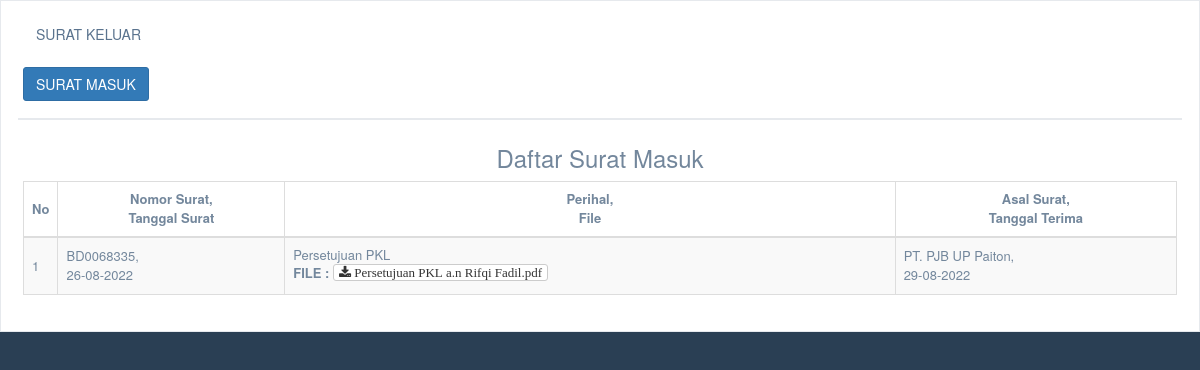
Page /depan2.php on the committed database.
### tables this page shows
CREATE TABLE `surat_masuk` (
  `id_masuk` int(10) NOT NULL,
  `no_surat` varchar(50) NOT NULL,
  `jenis_surat` varchar(30) NOT NULL,
  `tanggal_surat` date NOT NULL,
  `tanggal_terima` date NOT NULL,
  `asal_surat` varchar(50) NOT NULL,
  `isi_ringkas` varchar(100) NOT NULL,
  `file` varchar(50) NOT NULL
);

### function_tanggal.php (called while the page is built, shortened)
<?php
	function IndonesiaTgl($tanggal)
	{
		$tgl 	= substr($tanggal, 8,2);
		$bln	= substr($tanggal, 5,2);
		$thn	= substr($tanggal, 0,4);
		$tanggal="$tgl-$bln-$thn";
		return $tanggal;
	}
?>

### depan2.php (the view, shortened to what this page needs)
<?php
require 'koneksi.php';
require 'function_tanggal.php';
?>
<!DOCTYPE html>
<html lang="en">
<head>
    <link href="assets/template/vendors/bootstrap/dist/css/bootstrap.min.css" rel="stylesheet">
    <link href="assets/template/vendors/font-awesome/css/font-awesome.min.css" rel="stylesheet">
    <link href="assets/template/vendors/nprogress/nprogress.css" rel="stylesheet">
    <link href="assets/template/build/css/custom.min.css" rel="stylesheet">
    <link href="assets/template/vendors/datatables.net-bs/css/dataTables.bootstrap.min.css" rel="stylesheet">
</head>
<body class="nav-md">
    <div class="container body">
        <div class="main_container">
            <div class="" role="main">
                <div class="">
                    <div class="row">
                        <div class="col-md-12 col-sm-12  ">
                            <div class="x_panel">
                                <div class="x_title">
                                    <h2><a href="depan.php" class="btn btn-secondary">SURAT KELUAR</a></h2>
                                    <h2><a href="depan2.php" class="btn btn-primary">SURAT MASUK</a></h2>
                                    <div class="clearfix"></div>
                                </div>
                                <div class="x_content">
                                    <center>
                                        <h3>Daftar Surat Masuk</h3>
                                    </center>
                                    <table id="surat_masuk" class="table table-striped table-bordered table-hover table-sm">
                                        <thead>
                                            <tr style="font-size: 13px;">
                                                <th width="1" style="vertical-align: middle;">No</th>
                                                <th>
                                                    <center>Nomor Surat,<br> Tanggal Surat</center>
                                                </th>
                                                <th>
                                                    <center>Perihal,<br> File</center>
                                                </th>
                                                <th style="vertical-align: middle;">
                                                    <center>Asal Surat,<br> Tanggal Terima</center>
                                                </th>
                                            </tr>
                                        </thead>
                                        <tbody>
                                            <tr>
                                                <?php
                                                $no = 1;
                                                $query    = "SELECT * FROM surat_masuk ORDER BY tanggal_terima DESC";
                                                $sql    = mysqli_query($connect, $query);
                                                while ($data = mysqli_fetch_array($sql)) {
                                                ?>
                                                    <td width="1" style="vertical-align: middle;"><?= $no++; ?></td>
                                                    <td style="vertical-align: middle;"><?= $data['no_surat'] ?>,<br><?= IndonesiaTgl($data['tanggal_surat']) ?></td>
                                                    <td style="vertical-align: middle;"><?= $data['isi_ringkas'] ?><br> <b>FILE :</b>
                                                        <a href="upload/surat_masuk/<?= $data['file'] ?>" class="btn btn-default btn-xs fa fa-download">&nbsp;<?= $data['file']; ?></a>
                                                    </td>
                                                    <td style="vertical-align: middle;"><?= $data['asal_surat'] ?>,<br><?= IndonesiaTgl($data['tanggal_terima']) ?></td>
                                            </tr>
                                        <?php } ?>
                                        </tbody>
                                    </table>
                                </div>
                            </div>
                        </div>
                    </div>
                </div>
            </div>
        </div>
    </div>
</body>
</html>

### rows in the picture
surat_masuk: no_surat "BD0068335", tanggal_surat "26-08-2022", isi_ringkas "Persetujuan PKL", file "Persetujuan PKL a.n Rifqi Fadil.pdf", asal_surat "PT. PJB UP Paiton", tanggal_terima "29-08-2022"
